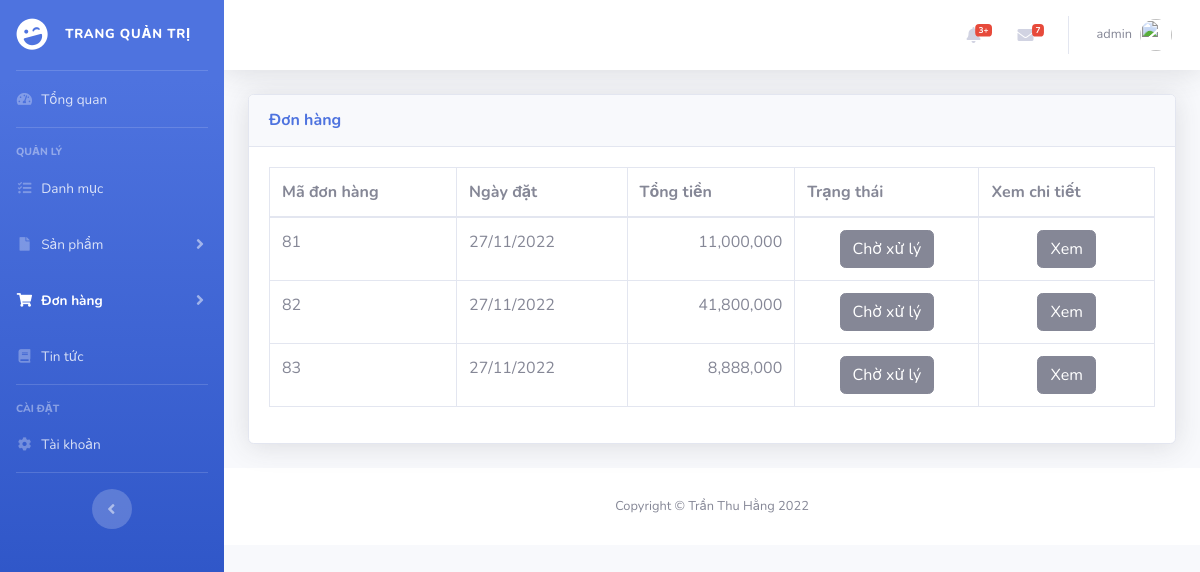
Page /mvc196/PHPAdmin/cart.php (signed in) on the earlier database version.
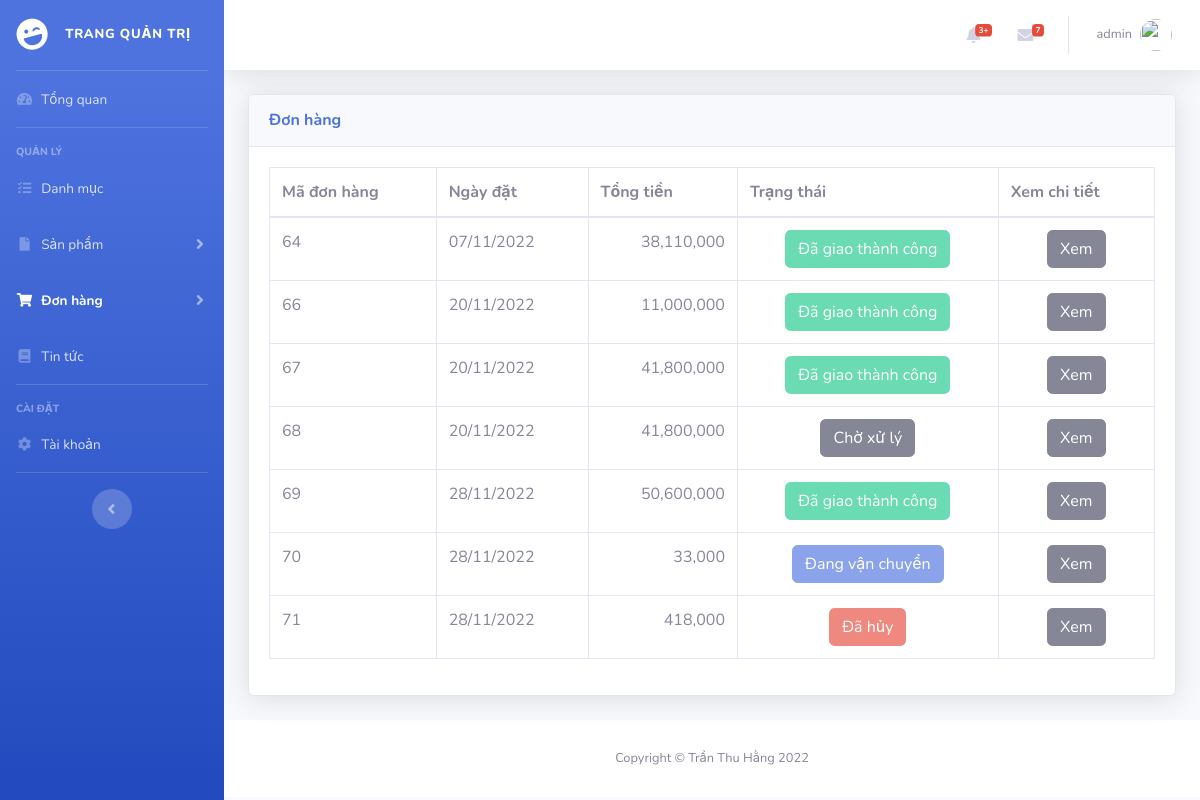
Same page on the later database version.
### tables this page shows
CREATE TABLE `orders` (
  `id` int(11) NOT NULL,
  `user_id` int(11) NOT NULL,
  `payment_id` int(11) NOT NULL,
  `status` int(10) NOT NULL,
  `total` bigint(20) DEFAULT NULL,
  `created_date` date NOT NULL
);

### mvc196/PHPAdmin/cart.php (the view, shortened to what this page needs)
<?php
include('includes/header.php');
include('includes/navbar.php');
?>
<div class="container-fluid">
	<div class="card shadow mb-4">
		<div class="card-header py-3">
			<h6 class="m-0 font-weight-bold text-primary">Đơn hàng
			</h6>
		</div>
		<div class="card-body">
			<div class="table-responsive">
				<?php
				$query = "SELECT * FROM orders";
				$query_run = mysqli_query($connection, $query);
				?>
				<table class="table table-bordered" id="dataTable" width="100%" cellspacing="0">
					<thead>
						<tr>
							<th> Mã đơn hàng </th>
							<th> Ngày đặt </th>
							<th> Tổng tiền </th>
							<th> Trạng thái </th>
							<th> Xem chi tiết </th>
						</tr>
					</thead>
					<tbody>
						<?php
						if (mysqli_num_rows($query_run) > 0) {
							while ($row = mysqli_fetch_assoc($query_run)) {
						?>
								<tr>
									<td><?php echo $row['id']; ?></td>
									<td><?php echo date("d/m/Y", strtotime($row['created_date'])); ?></td>
									<td class="right"><?php echo number_format($row['total']); ?></td>
									<td class="center">
										<?php
											$status = $row['status'];
											if($status == 0){
												$content = 'Chờ xử lý';
												$type = 'secondary';
												$disable = '';
											} elseif($status == 1){
												$content = 'Đang vận chuyển';
												$type = 'primary';
												$disable = 'disabled';
											} elseif($status == 2){
												$content = 'Đã giao thành công';
												$type = 'success';
												$disable = 'disabled';
											} elseif($status == 5){
												$content = 'Đã hủy';
												$type = 'danger';
												$disable = 'disabled';
											}
										?>
										<a href="updateCart.php?id=<?= $row['id']; ?>">
											<button class="btn btn-<?=$type?>" <?= $disable ?>><?=$content?></button>
										</a>
									</td>
									<td class="center">
										<a href="viewCart.php?id=<?= $row['id']; ?>">
											<button class="btn btn-secondary">Xem</button>
										</a>
									</td>
								</tr>
						<?php
							}
						} else {
							echo "<tr><td colspan='5' style='text-align: center;'>Không có bản ghi</td><tr>";
						}
						?>
					</tbody>
				</table>
			</div>
		</div>
	</div>
</div>
<?php
include('includes/scripts.php');
include('includes/footer.php');
?>

Differences in the rows shown:
removed orders: id "81", created_date "27/11/2022", total "11,000,000", status "Chờ xử lý"
removed orders: id "82", created_date "27/11/2022", total "41,800,000", status "Chờ xử lý"
removed orders: id "83", created_date "27/11/2022", total "8,888,000", status "Chờ xử lý"
added orders: id "64", created_date "07/11/2022", total "38,110,000", status "Đã giao thành công"
added orders: id "66", created_date "20/11/2022", total "11,000,000", status "Đã giao thành công"
added orders: id "67", created_date "20/11/2022", total "41,800,000", status "Đã giao thành công"
added orders: id "68", created_date "20/11/2022", total "41,800,000", status "Chờ xử lý"
added orders: id "69", created_date "28/11/2022", total "50,600,000", status "Đã giao thành công"
added orders: id "70", created_date "28/11/2022", total "33,000", status "Đang vận chuyển"
added orders: id "71", created_date "28/11/2022", total "418,000", status "Đã hủy"
